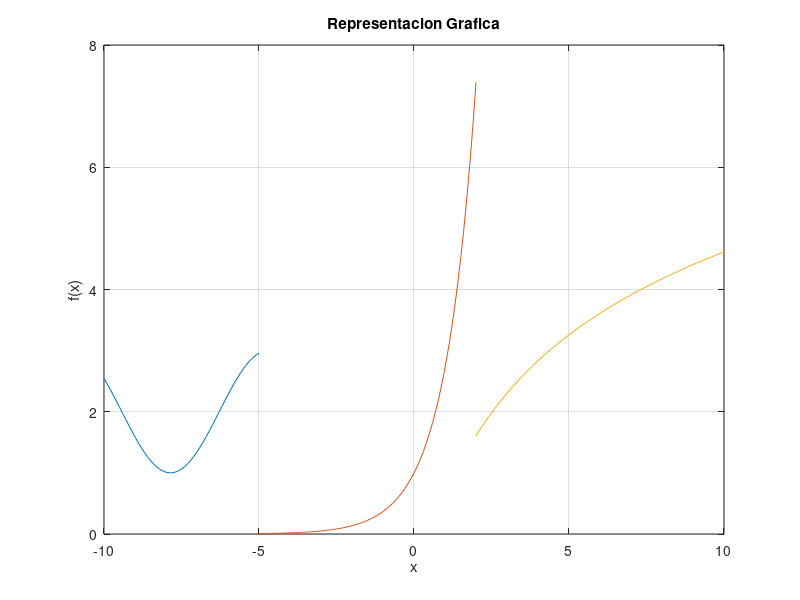

MATLAB code to generate this figure:
% Graficas
x=-10:0.1:-5;
y=2+sin(x);
z=-5:0.1:2;
t=exp(z);
u=2:0.1:10;
v=log(u.^2+1);
plot(x,y,z,t,u,v)
grid on
xlabel('x'),ylabel('f(x)')
title('Representacion Grafica')
